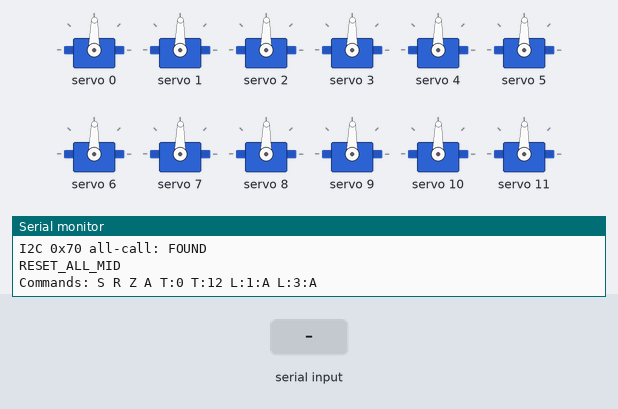
A sketch run on a simulated Arduino Nano, built with avr-gcc and run on an emulated ATmega328P. Shown: 12 × servo, the last lines printed to the serial monitor. The test bench sets the inputs (shaded band).

Above: at 3.2 s.
3.3 s: "A\n" received over Serial
At 4.1 s:
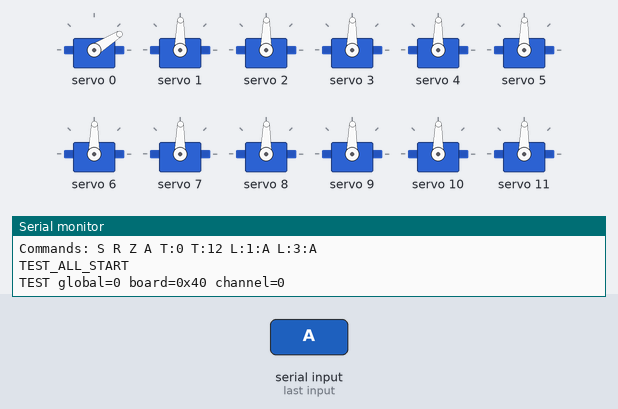
At 5.0 s:
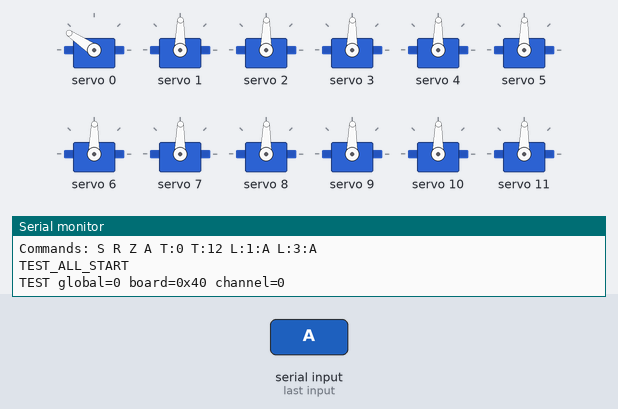
Timing chart, 0 to 24.7 s (numbered marks = the images above; inputs shaded):
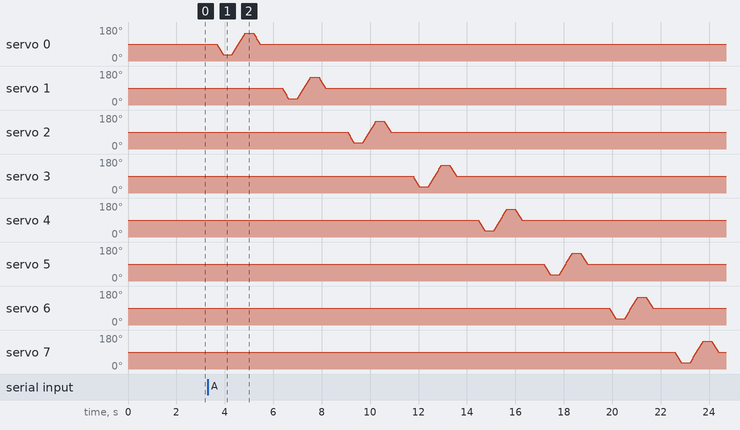

The sketch:

fingertip_two_board_complete.ino
```cpp
/*
  Fingertip two-board PCA9685 test firmware.

  Hardware:
    Arduino Nano over USB
    PCA9685 board 1 at 0x40
    PCA9685 board 2 at 0x41, with A0 bridged on the driver board

  Serial Monitor:
    9600 baud
    newline ending

  Commands:
    S       print status / I2C detect
    R       reset all used channels to middle pulse
    Z       reset all used channels to 0-degree pulse
    T:0     test global servo 0  (board 1, channel 0)
    T:12    test global servo 12 (board 2, channel 0)
    A       sweep all 24 one at a time
    L:1:A   show letter A on cell 1
    L:2:Q   show letter Q on cell 2
    L:3:A   show letter A on cell 3
    L:4:Q   show letter Q on cell 4
*/

#include <Wire.h>
#include <Adafruit_PWMServoDriver.h>
#include <ctype.h>
#include <stdlib.h>
#include <string.h>

Adafruit_PWMServoDriver board1 = Adafruit_PWMServoDriver(0x40);
Adafruit_PWMServoDriver board2 = Adafruit_PWMServoDriver(0x41);

const byte BOARD1_ADDR = 0x40;
const byte BOARD2_ADDR = 0x41;
const int SERVO_FREQ_HZ = 50;

// Conservative SG90 pulse range. If direction is backwards, swap LOW/HIGH.
const int PULSE_LOW = 180;
const int PULSE_MID = 300;
const int PULSE_HIGH = 420;

const int STEP_DELAY_MS = 6;
const int HOLD_MS = 350;

const byte BRAILLE[26][6] = {
  {1, 0, 0, 0, 0, 0},  // A
  {1, 1, 0, 0, 0, 0},  // B
  {1, 0, 0, 1, 0, 0},  // C
  {1, 0, 0, 1, 1, 0},  // D
  {1, 0, 0, 0, 1, 0},  // E
  {1, 1, 0, 1, 0, 0},  // F
  {1, 1, 0, 1, 1, 0},  // G
  {1, 1, 0, 0, 1, 0},  // H
  {0, 1, 0, 1, 0, 0},  // I
  {0, 1, 0, 1, 1, 0},  // J
  {1, 0, 1, 0, 0, 0},  // K
  {1, 1, 1, 0, 0, 0},  // L
  {1, 0, 1, 1, 0, 0},  // M
  {1, 0, 1, 1, 1, 0},  // N
  {1, 0, 1, 0, 1, 0},  // O
  {1, 1, 1, 1, 0, 0},  // P
  {1, 1, 1, 1, 1, 0},  // Q
  {1, 1, 1, 0, 1, 0},  // R
  {0, 1, 1, 1, 0, 0},  // S
  {0, 1, 1, 1, 1, 0},  // T
  {1, 0, 1, 0, 0, 1},  // U
  {1, 1, 1, 0, 0, 1},  // V
  {0, 1, 0, 1, 1, 1},  // W
  {1, 0, 1, 1, 0, 1},  // X
  {1, 0, 1, 1, 1, 1},  // Y
  {1, 0, 1, 0, 1, 1}   // Z
};

char line[32];
byte lineLen = 0;

Adafruit_PWMServoDriver *driverForGlobalChannel(byte globalChannel) {
  return globalChannel < 12 ? &board1 : &board2;
}

byte localChannel(byte globalChannel) {
  return globalChannel < 12 ? globalChannel : globalChannel - 12;
}

byte globalForCellDot(byte cell, byte dot) {
  if (cell < 2) {
    return cell * 6 + dot;
  }
  return 12 + (cell - 2) * 6 + dot;
}

bool i2cFound(byte address) {
  Wire.beginTransmission(address);
  return Wire.endTransmission() == 0;
}

void printI2CStatus() {
  Serial.print("I2C 0x40 board1: ");
  Serial.println(i2cFound(BOARD1_ADDR) ? "FOUND" : "MISSING");
  Serial.print("I2C 0x41 board2: ");
  Serial.println(i2cFound(BOARD2_ADDR) ? "FOUND" : "MISSING");
  Serial.print("I2C 0x70 all-call: ");
  Serial.println(i2cFound(0x70) ? "FOUND" : "MISSING");
}

void setPulse(byte globalChannel, int pulse) {
  Adafruit_PWMServoDriver *driver = driverForGlobalChannel(globalChannel);
  driver->setPWM(localChannel(globalChannel), 0, pulse);
}

void smoothTo(byte globalChannel, int fromPulse, int toPulse) {
  if (fromPulse <= toPulse) {
    for (int pulse = fromPulse; pulse <= toPulse; pulse += 3) {
      setPulse(globalChannel, pulse);
      delay(STEP_DELAY_MS);
    }
  } else {
    for (int pulse = fromPulse; pulse >= toPulse; pulse -= 3) {
      setPulse(globalChannel, pulse);
      delay(STEP_DELAY_MS);
    }
  }
  setPulse(globalChannel, toPulse);
}

void resetAll() {
  for (byte channel = 0; channel < 24; channel++) {
    setPulse(channel, PULSE_MID);
    delay(20);
  }
  Serial.println("RESET_ALL_MID");
}

void zeroAll() {
  for (byte channel = 0; channel < 24; channel++) {
    setPulse(channel, PULSE_LOW);
    delay(20);
  }
  Serial.println("RESET_ALL_0_DEG");
}

void testOne(byte globalChannel) {
  if (globalChannel > 23) {
    Serial.println("ERR T RANGE 0-23");
    return;
  }

  Serial.print("TEST global=");
  Serial.print(globalChannel);
  Serial.print(" board=");
  Serial.print(globalChannel < 12 ? "0x40" : "0x41");
  Serial.print(" channel=");
  Serial.println(localChannel(globalChannel));

  setPulse(globalChannel, PULSE_MID);
  delay(HOLD_MS);
  smoothTo(globalChannel, PULSE_MID, PULSE_LOW);
  delay(HOLD_MS);
  smoothTo(globalChannel, PULSE_LOW, PULSE_HIGH);
  delay(HOLD_MS);
  smoothTo(globalChannel, PULSE_HIGH, PULSE_MID);
  delay(HOLD_MS);

  Serial.println("TEST_DONE");
}

void testAllOneAtATime() {
  Serial.println("TEST_ALL_START");
  for (byte channel = 0; channel < 24; channel++) {
    testOne(channel);
    delay(200);
  }
  Serial.println("TEST_ALL_DONE");
}

void showLetter(byte cellNumber, char letter) {
  if (cellNumber < 1 || cellNumber > 4) {
    Serial.println("ERR CELL 1-4");
    return;
  }

  letter = toupper(letter);
  if (letter < 'A' || letter > 'Z') {
    Serial.println("ERR LETTER A-Z");
    return;
  }

  byte cell = cellNumber - 1;
  byte letterIndex = letter - 'A';

  Serial.print("SHOW cell=");
  Serial.print(cellNumber);
  Serial.print(" letter=");
  Serial.println(letter);

  for (byte dot = 0; dot < 6; dot++) {
    byte channel = globalForCellDot(cell, dot);
    setPulse(channel, BRAILLE[letterIndex][dot] ? PULSE_LOW : PULSE_HIGH);
    delay(60);
  }
  Serial.println("SHOW_DONE");
}

void handleCommand(char *cmd) {
  for (byte i = 0; cmd[i] != '\0'; i++) {
    cmd[i] = toupper(cmd[i]);
  }

  if (strcmp(cmd, "S") == 0) {
    printI2CStatus();
    Serial.println("READY");
    return;
  }

  if (strcmp(cmd, "R") == 0) {
    resetAll();
    return;
  }

  if (strcmp(cmd, "Z") == 0) {
    zeroAll();
    return;
  }

  if (strcmp(cmd, "A") == 0) {
    testAllOneAtATime();
    return;
  }

  if (cmd[0] == 'T' && cmd[1] == ':') {
    testOne((byte)atoi(cmd + 2));
    return;
  }

  if (cmd[0] == 'L' && cmd[1] == ':' && cmd[3] == ':' && cmd[4] != '\0') {
    showLetter((byte)(cmd[2] - '0'), cmd[4]);
    return;
  }

  Serial.println("ERR COMMANDS: S R Z A T:0..T:23 L:1:A");
}

void readSerial() {
  while (Serial.available()) {
    char c = Serial.read();

    if (c == '\n' || c == '\r') {
      if (lineLen > 0) {
        line[lineLen] = '\0';
        handleCommand(line);
        lineLen = 0;
      }
      continue;
    }

    if (c == ' ' || c == '\t') {
      continue;
    }

    if (lineLen < sizeof(line) - 1) {
      line[lineLen++] = c;
    } else {
      lineLen = 0;
      Serial.println("ERR LINE_TOO_LONG");
    }
  }
}

void setup() {
  Serial.begin(9600);
  delay(1500);

  Wire.begin();
  Wire.setWireTimeout(25000, true);

  board1.begin();
  board2.begin();
  board1.setPWMFreq(SERVO_FREQ_HZ);
  board2.setPWMFreq(SERVO_FREQ_HZ);
  delay(20);

  Serial.println("FINGERTIP_TWO_BOARD_READY");
  printI2CStatus();
  resetAll();
  Serial.println("Commands: S R Z A T:0 T:12 L:1:A L:3:A");
}

void loop() {
  readSerial();
}
```
